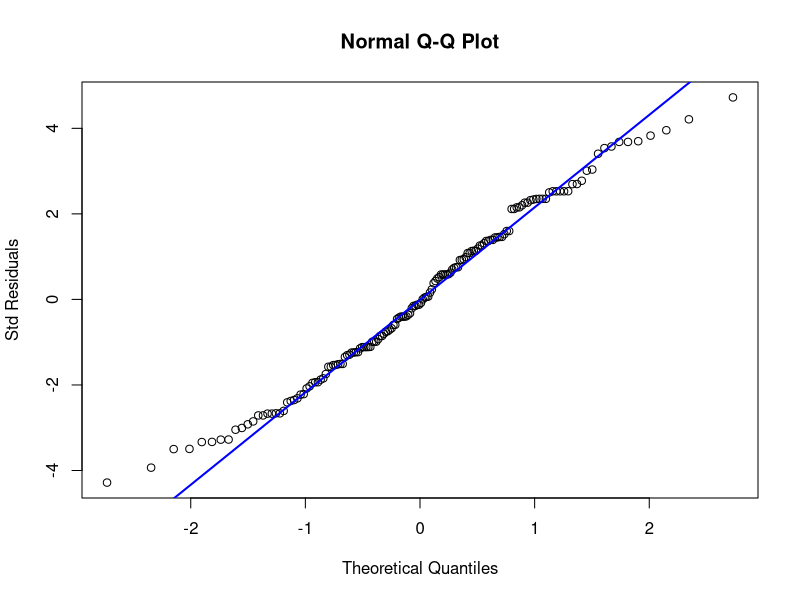
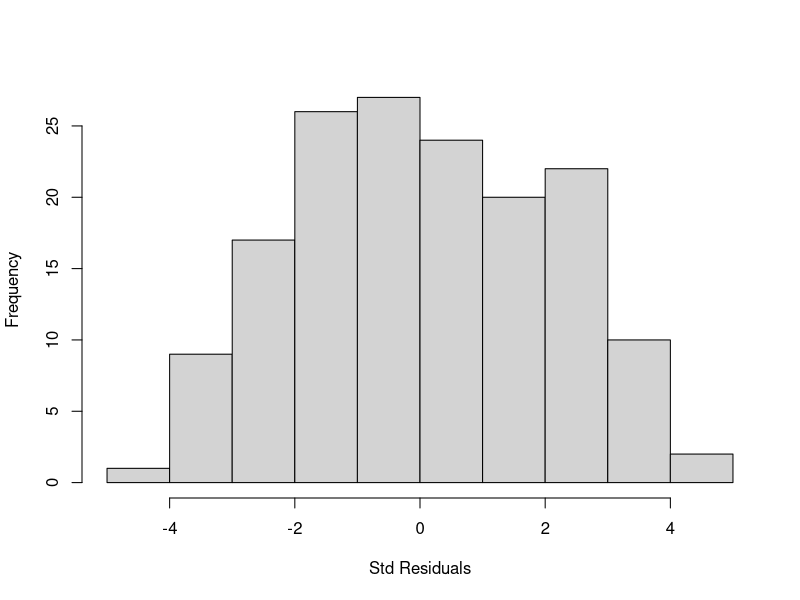

The R script that drew these images, in order: (Note: this script raises an error after producing the figures.)
## ---- chunk 1
knitr::opts_chunk$set(echo = TRUE)
## ---- chunk 2
# import the data
data = read.csv("hw4_data.csv", header=TRUE, fileEncoding="UTF-8-BOM")
data$Staying = data$Stay/data$Employees
head(data)
## ---- chunk 3
model1 <- glm(Staying ~ as.factor(Num.Of.Products), data=data,family="binomial",weights=Employees)
summary(model1)
## ---- chunk 4
confint(model1,level=0.90)
## ---- chunk 5
1-pchisq(model1$null.deviance - deviance(model1),1)
## ---- chunk 6
names(which(summary(model1)$coefficients[,4]<.01))
## ---- chunk 7
c(deviance(model1),1-pchisq(deviance(model1),length(data$Staying)-2))
## ---- chunk 8
pearson = residuals(model1,type="pearson")
pearson.tvalue = sum(pearson^2)
c(pearson.tvalue,1-pchisq(pearson.tvalue,length(data$Staying)-2))
## ---- chunk 9
#Now we need to check the normality assumption for the response variable staying using a qqplot and histogram
res = resid(model1,type="deviance")
qqnorm(res,ylab="Std Residuals")
qqline(res, col="blue",lwd=2)
hist(res, 10, xlab="Std Residuals",main="")
## ---- chunk 10
model
## ---- chunk 11
model2 = glm(Staying ~ Age.Group + Gender + Tenure + Num.Of.Products + Is.Active.Member,
data=data,family='binomial', weights=Employees)
summary(model2)
## ---- chunk 12


## ---- chunk 13


## ---- chunk 14


## ---- chunk 15


## ---- chunk 16


